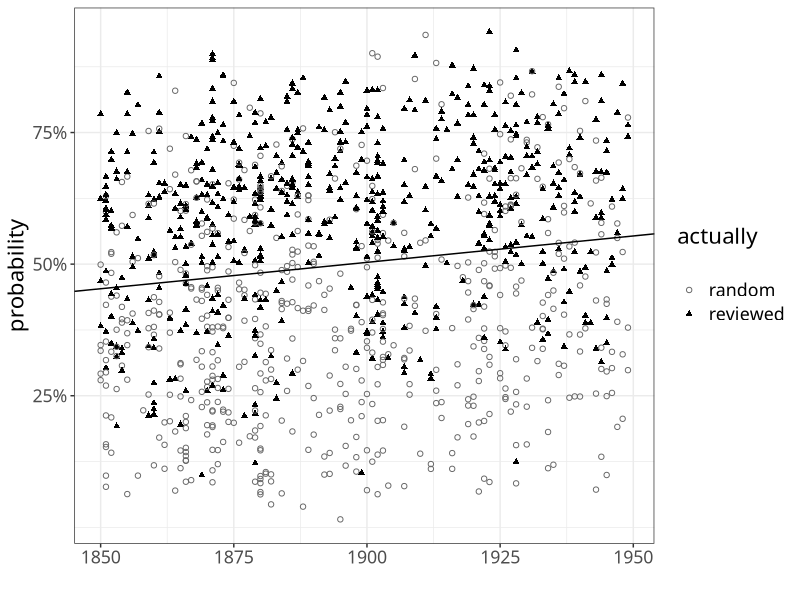
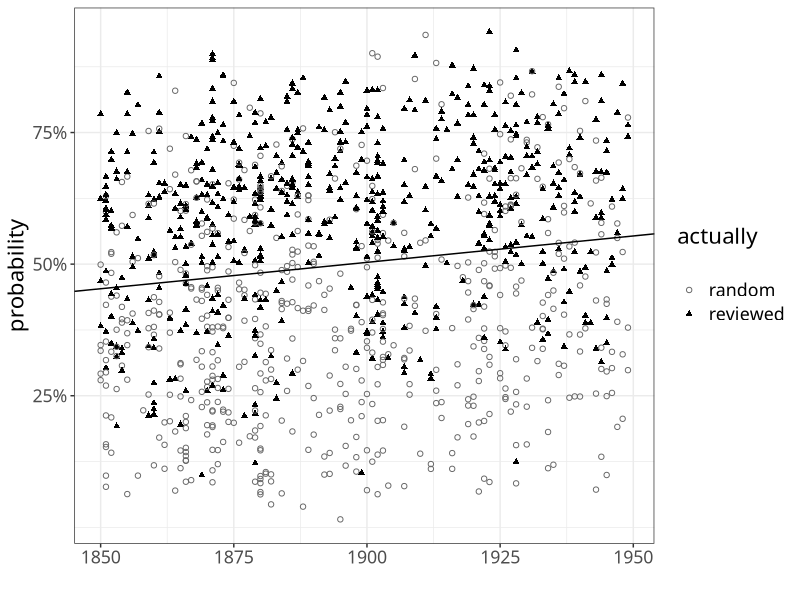

The R script that drew these images, in order:
library(scales)
library(ggplot2)

this.dir <- dirname(parent.frame(2)$ofile)
setwd(this.dir)
l <- read.csv('../modeloutput/fullfiction.results.csv')

model = lm(data = l, formula = logistic ~ dateused)
intercept = coef(model)[1]
slope = coef(model)[2]

line = intercept + (slope * l$pubdate)
l$reviewed = as.factor(l$realclass)
levels(l$reviewed) = c('random', 'reviewed')
p <- ggplot(l, aes(x = dateused, y = logistic, color = reviewed, shape = reviewed)) + theme_bw() +
  geom_point() + geom_abline(intercept = intercept, slope = slope) + scale_shape_manual(name="actually\n", values = c(1, 17)) + 
  scale_color_manual(name = "actually\n", values = c('gray40', 'gray0')) + 
  theme(text = element_text(size = 16, family = 'Avenir Next Medium')) + 
  scale_y_continuous('probability', labels = percent, breaks = c(0.25,0.5,0.75)) + 
  scale_x_continuous("", breaks = c(1850, 1875, 1900, 1925, 1950))

tiff("~/Dropbox/book/chapter3/images/C3Fig2fictionmodel.tiff", height = 6, width = 9, units = 'in', res=400)
plot(p)
dev.off()
plot(p)

tp = sum(l$realclass == 1 & l$logistic >= 0.5)
tn = sum(l$realclass == 0 & l$logistic < 0.5)
fp = sum(l$realclass == 0 & l$logistic >= 0.5)
fn = sum(l$realclass == 1 & l$logistic < 0.5)
print((tp + tn) / (tp+tn+fp+fn))